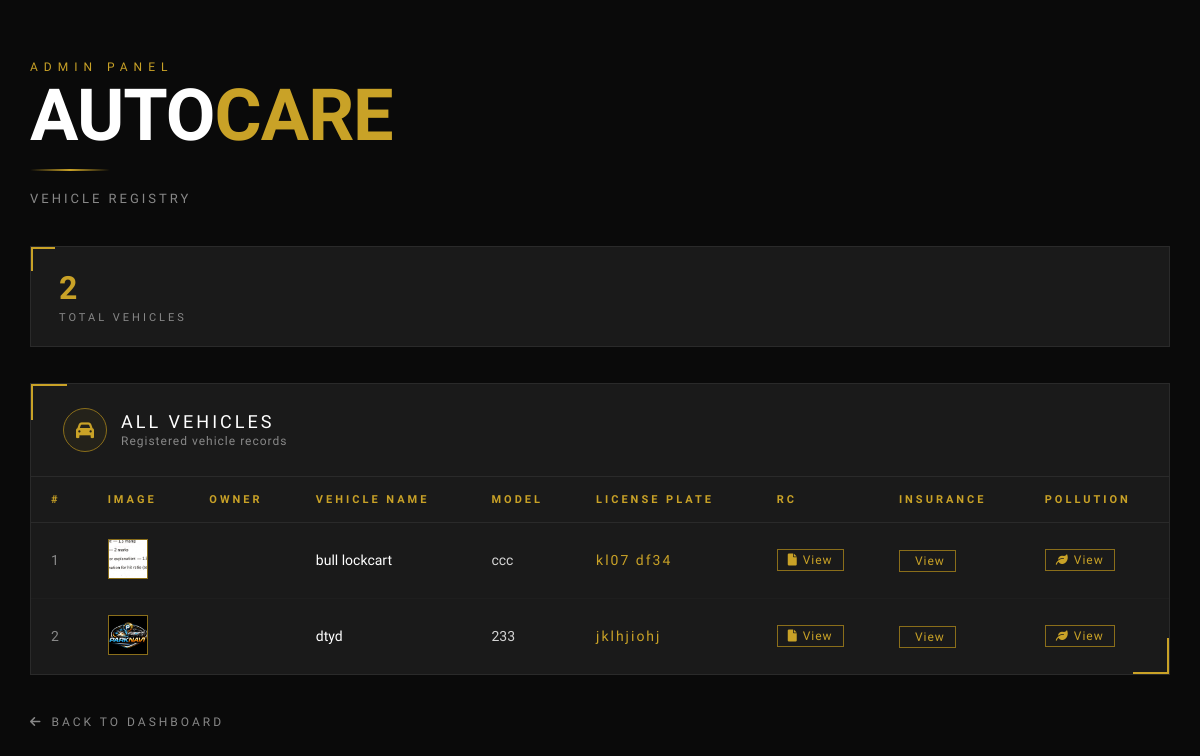
/vehicles/, run on the app's committed database.
### app/models.py (models this page shows)
class VehicleRegistration(models.Model):
    userd = models.ForeignKey(user, on_delete=models.CASCADE)
    vehicle_name = models.CharField(max_length=100)
    vehicle_model = models.CharField(max_length=100)
    license_plate = models.CharField(max_length=20)
    vehicle_image = models.ImageField(upload_to='vehicle_images/', null=True, blank=True)
    rc = models.FileField(upload_to='rc/', null=True, blank=True)
    insurance = models.FileField(upload_to='insurance/', null=True, blank=True)
    pollution = models.FileField(upload_to='pollution/', null=True, blank=True)

### app/views.py (the view)
# urls.py: path('vehicles/', views.vehicle_list, name='vehicle_list'),
def vehicle_list(request):
    users = VehicleRegistration.objects.all()
    return render(request, 'vehicle_list.html', {'users': users})

### app/templates/vehicle_list.html (shortened to what this page needs)
<!DOCTYPE html>
<html lang="en">
<head>
<link rel="stylesheet" href="https://cdnjs.cloudflare.com/ajax/libs/font-awesome/6.0.0/css/all.min.css">
</head>
<body>
<div id="particles"></div>
<main class="page">
  <div class="hero-label">Admin Panel</div>
  <div class="big-name">AUTO<span>CARE</span></div>
  <div class="divider"></div>
  <p class="subtitle">Vehicle Registry</p>
  <div class="stats-row">
    <div class="stat-box">
      <div class="stat-val">{{ users|length }}</div>
      <div class="stat-label">Total Vehicles</div>
    </div>
  </div>
  <div class="table-card">
    <div class="table-header">
      <div class="table-header-icon"><i class="fas fa-car"></i></div>
      <div>
        <div class="table-header-title">All Vehicles</div>
        <div class="table-header-sub">Registered vehicle records</div>
      </div>
    </div>
    <div class="table-wrap">
      <table>
        <thead>
          <tr>
            <th>#</th>
            <th>Image</th>
            <th>Owner</th>
            <th>Vehicle Name</th>
            <th>Model</th>
            <th>License Plate</th>
            <th>RC</th>
            <th>Insurance</th>
            <th>Pollution</th>
          </tr>
        </thead>
        <tbody>
          {% for v in users %}
          <tr>
            <td style="color:var(--text-dim);">{{ forloop.counter }}</td>
            <td>
              {% if v.vehicle_image %}
                <img src="{{ v.vehicle_image.url }}" class="avatar" alt="vehicle">
              {% else %}
                <span class="avatar-placeholder"><i class="fas fa-car-side"></i></span>
              {% endif %}
            </td>
            <td style="color:var(--white); font-family:'Oswald',sans-serif; letter-spacing:1px;">{{ v.userd.username }}</td>
            <td style="color:var(--white);">{{ v.vehicle_name }}</td>
            <td>{{ v.vehicle_model }}</td>
            <td>
              <span style="font-family:'Oswald',sans-serif; color:var(--gold); letter-spacing:2px;">{{ v.license_plate }}</span>
            </td>
            <td>
              {% if v.rc %}
                <a href="{{ v.rc.url }}" target="_blank" class="doc-link"><i class="fas fa-file"></i>View</a>
              {% else %}<span class="doc-na">—</span>{% endif %}
            </td>
            <td>
              {% if v.insurance %}
                <a href="{{ v.insurance.url }}" target="_blank" class="doc-link">View</a>
              {% else %}<span class="doc-na">—</span>{% endif %}
            </td>
            <td>
              {% if v.pollution %}
                <a href="{{ v.pollution.url }}" target="_blank" class="doc-link"><i class="fas fa-leaf"></i>View</a>
              {% else %}<span class="doc-na">—</span>{% endif %}
            </td>
          </tr>
          {% empty %}
          <tr class="empty-row"><td colspan="9"><i class="fas fa-car-burst" style="margin-right:10px;"></i>No vehicles registered</td></tr>
          {% endfor %}
        </tbody>
      </table>
    </div>
  </div>
  <a href="/adminlogin/" class="back-link"><i class="fas fa-arrow-left"></i>Back to Dashboard</a>
</main>
</body>
</html>

### app/templates/vehicle_list.html (style rules this page uses)
*, *::before, *::after { box-sizing: border-box; margin: 0; padding: 0; }
:root { --gold: #c9a227; --gold-dim: #8a6e1a; --dark: #0a0a0a; --dark3: #1a1a1a; --dark4: #222222; --text: #d4d4d4; --text-dim: #888; --white: #ffffff; }
html, body { min-height: 100%; background: var(--dark); color: var(--text); font-family: 'Rajdhani', sans-serif; overflow-x: hidden; }
#particles { position: fixed; inset: 0; pointer-events: none; z-index: 0; }
.page { position: relative; z-index: 1; min-height: 100vh; padding: 60px 30px 80px; max-width: 1200px; margin: 0 auto; }
.hero-label { font-family: 'Oswald', sans-serif; font-size: 12px; letter-spacing: 6px; color: var(--gold); text-transform: uppercase; margin-bottom: 10px; opacity: 0; animation: fadeUp 0.8s 0.3s forwards; }
.big-name { font-family: 'Oswald', sans-serif; font-size: clamp(36px, 6vw, 72px); font-weight: 700; line-height: 0.9; color: var(--white); letter-spacing: -1px; opacity: 0; animation: fadeUp 0.8s 0.5s forwards; }
.big-name span { color: var(--gold); }
.divider { width: 80px; height: 2px; background: linear-gradient(90deg, transparent, var(--gold), transparent); margin: 20px 0; opacity: 0; animation: fadeUp 0.8s 0.7s forwards; }
.subtitle { font-size: 13px; letter-spacing: 3px; color: var(--text-dim); text-transform: uppercase; margin-bottom: 40px; opacity: 0; animation: fadeUp 0.8s 0.9s forwards; }
.stats-row { display: flex; gap: 20px; flex-wrap: wrap; margin-bottom: 36px; opacity: 0; animation: fadeUp 0.8s 1.0s forwards; }
.stat-box { position: relative; background: var(--dark3); border: 1px solid #2a2a2a; padding: 22px 28px; flex: 1; min-width: 160px; }
.stat-box::before { content: ''; position: absolute; top: 0; left: 0; width: 24px; height: 24px; border-top: 2px solid var(--gold); border-left: 2px solid var(--gold); }
.stat-val { font-family: 'Oswald', sans-serif; font-size: 32px; color: var(--gold); font-weight: 700; }
.stat-label { font-size: 11px; letter-spacing: 3px; color: var(--text-dim); text-transform: uppercase; margin-top: 4px; }
.table-card { position: relative; background: var(--dark3); border: 1px solid #2a2a2a; overflow: hidden; opacity: 0; animation: fadeUp 0.8s 1.1s forwards; }
.table-card::before { content: ''; position: absolute; top: 0; left: 0; width: 36px; height: 36px; border-top: 2px solid var(--gold); border-left: 2px solid var(--gold); z-index: 1; }
.table-card::after { content: ''; position: absolute; bottom: 0; right: 0; width: 36px; height: 36px; border-bottom: 2px solid var(--gold); border-right: 2px solid var(--gold); }
.table-header { padding: 24px 32px; border-bottom: 1px solid #2a2a2a; display: flex; align-items: center; gap: 14px; }
.table-header-icon { width: 44px; height: 44px; border: 1px solid var(--gold-dim); border-radius: 50%; display: flex; align-items: center; justify-content: center; font-size: 18px; color: var(--gold); background: rgba(201,162,39,0.06); }
.table-header-title { font-family: 'Oswald', sans-serif; font-size: 18px; letter-spacing: 3px; color: var(--white); text-transform: uppercase; }
.table-header-sub { font-size: 12px; color: var(--text-dim); letter-spacing: 1px; margin-top: 2px; }
.table-wrap { overflow-x: auto; }
table { width: 100%; border-collapse: collapse; }
thead tr { border-bottom: 1px solid #2a2a2a; }
thead th { font-family: 'Oswald', sans-serif; font-size: 11px; letter-spacing: 3px; color: var(--gold); text-transform: uppercase; padding: 16px 20px; text-align: left; white-space: nowrap; }
tbody tr { border-bottom: 1px solid #1e1e1e; transition: background 0.2s; }
tbody tr:last-child { border-bottom: none; }
td { padding: 16px 20px; font-size: 14px; color: var(--text); vertical-align: middle; white-space: nowrap; }
.doc-link { display: inline-flex; align-items: center; gap: 5px; color: var(--gold); font-size: 12px; letter-spacing: 1px; text-decoration: none; border: 1px solid var(--gold-dim); padding: 3px 10px; transition: background 0.2s; }
.avatar { width: 40px; height: 40px; object-fit: cover; border: 1px solid var(--gold-dim); }
.back-link { display: inline-flex; align-items: center; gap: 8px; margin-top: 40px; font-size: 12px; letter-spacing: 3px; text-transform: uppercase; color: var(--text-dim); text-decoration: none; opacity: 0; animation: fadeUp 0.8s 1.4s forwards; transition: color 0.2s; }

### data on the page
VehicleRegistration: vehicle_image (picture), vehicle_name "bull lockcart", vehicle_model "ccc", license_plate "kl07 df34"
VehicleRegistration: vehicle_image (picture), vehicle_name "dtyd", vehicle_model "233", license_plate "jklhjiohj"

### other printed values
{{ users|length }} "2"
